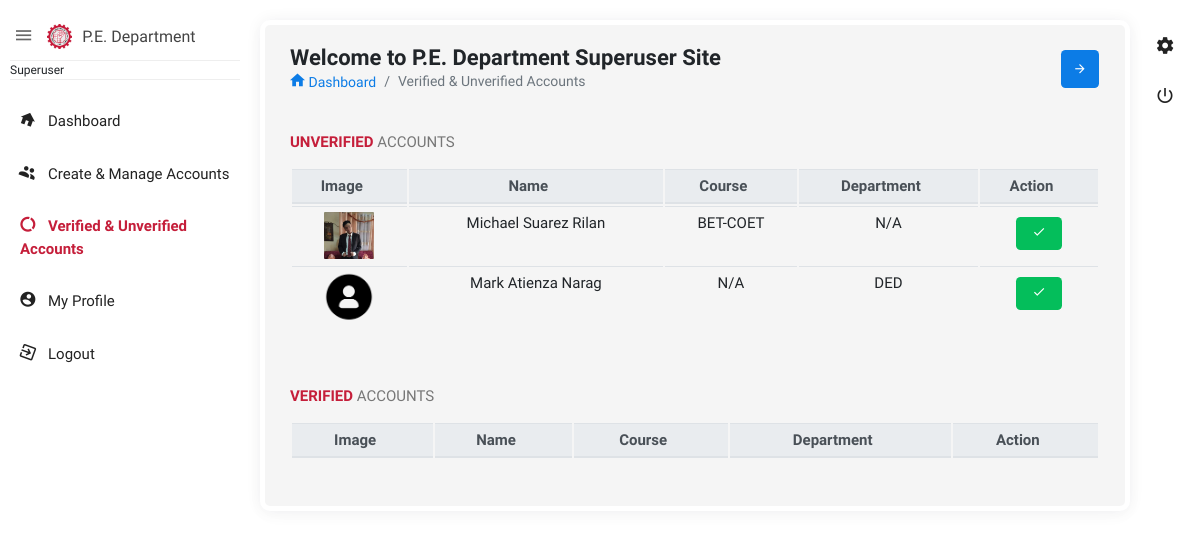
/admin/super_user/_verifyunverify.php, run on the app's committed database.
### tables this page shows
CREATE TABLE `registration` (
  `id` int(11) NOT NULL,
  `firstname` varchar(100) NOT NULL,
  `middlename` varchar(100) NOT NULL,
  `lastname` varchar(100) NOT NULL,
  `email` varchar(100) NOT NULL,
  `contact` varchar(100) NOT NULL,
  `gender` varchar(100) NOT NULL,
  `course` varchar(100) NOT NULL,
  `department` varchar(100) NOT NULL,
  `image` text NOT NULL,
  `password` varchar(100) NOT NULL,
  `qr` text NOT NULL,
  `users` varchar(100) NOT NULL,
  `otp` int(11) NOT NULL,
  `id_no` varchar(20) DEFAULT NULL,
  `qr_path` varchar(300) DEFAULT NULL,
  `status` varchar(100) NOT NULL
);

### admin/super_user/_verifyunverify.php (the view, shortened to what this page needs)
<?php
    include('connection.php');
?>
<!doctype html>
<html class="no-js " lang="en">
<head>
<link rel="stylesheet" href="assets/plugins/bootstrap/css/bootstrap.min.css">
<link rel="stylesheet" href="assets/plugins/fullcalendar/fullcalendar.min.css">
<link rel="stylesheet" href="assets/plugins/bootstrap-select/css/bootstrap-select.css" />
<link href="assets/plugins/bootstrap-material-datetimepicker/css/bootstrap-material-datetimepicker.css" rel="stylesheet" />
<link rel="stylesheet" href="assets/plugins/bootstrap-tagsinput/bootstrap-tagsinput.css">
<link href="assets/plugins/bootstrap-select/css/bootstrap-select.css" rel="stylesheet" />
<link rel="stylesheet" href="assets/plugins/jquery-datatable/dataTables.bootstrap4.min.css">
<link rel="stylesheet" href="assets/css/style.min.css">
<link rel="stylesheet" href="assets/plugins/sweetalert/sweetalert.css"/>
</head>
<body class="theme-blush">
<div class="navbar-right">
    <ul class="navbar-nav">
        <li><a href="javascript:void(0);" class="js-right-sidebar" title="Setting"><i class="zmdi zmdi-settings zmdi-hc-spin"></i></a></li>
        <li><a href="functions.php?logout" class="mega-menu" title="Sign Out"><i class="zmdi zmdi-power"></i></a></li>
    </ul>
</div>
<aside id="leftsidebar" class="sidebar">
    <div class="navbar-brand">
        <button class="btn-menu ls-toggle-btn" type="button"><i class="zmdi zmdi-menu"></i></button>
        <a href="index.php"><img src="assets/images/tuplogo.png" width="25" alt="Aero"><span class="m-l-10">P.E. Department</span></a>
    </div>
    <div class="menu">
        <ul class="list">
            <li>
                <div class="user-info">
                    <small>Superuser</small>
                </div>
            </li>
            <li><a href="index.php"><i class="zmdi zmdi-home"></i><span>Dashboard</span></a></li>
            <li><a href="_createmanage.php"><i class="zmdi zmdi-accounts"></i><span>Create & Manage Accounts</span></a></li>
            <li class="active open"><a href="_verifyunverify.php"><i class="zmdi zmdi-chart-donut"></i><span>Verified & Unverified Accounts</span></a></li>
            <li><a href="_profile.php"><i class="zmdi zmdi-account-circle"></i><span>My Profile</span></a></li>
            <li><a href="functions.php?logout"><i class="zmdi zmdi-sign-in"></i><span>Logout</span></a></li>
        </ul>
    </div>
</aside>
<section class="content">
    <div class="body_scroll">
        <div class="block-header">
            <div class="row">
                <div class="col-lg-7 col-md-6 col-sm-12">
                    <h2>Welcome to P.E. Department Superuser Site</h2>
                    <ul class="breadcrumb">
                        <li class="breadcrumb-item"><a href="index.php"><i class="zmdi zmdi-home"></i> Dashboard</a></li>
                        <li class="breadcrumb-item active">Verified & Unverified Accounts</li>
                    </ul>
                </div>
                <div class="col-lg-5 col-md-6 col-sm-12">
                    <button class="btn btn-primary btn-icon float-right right_icon_toggle_btn" type="button"><i class="zmdi zmdi-arrow-right"></i></button>
                </div>
            </div>
        </div>
        <div class="container-fluid">
            <div class="row clearfix">
                <div class="col-sm-12 col-md-12 col-lg-12">
                    <div class="card">
                        <div class="header">
                            <h2><strong>Unverified</strong> Accounts</h2>
                        </div>
                        <div class="table-responsive" style="text-align: center;">
                            <table class="table table-hover js-basic-example dataTable table-sm " id="table1">
                                <thead class="thead-light">
                                    <tr>
                                        <th>Image</th>
                                        <th>Name</th>
                                        <th>Course</th>
                                        <th>Department</th>
                                        <th>Action</th>
                                    </tr>
                                </thead>
                                <tbody>
                                    <?php
                                        $query = "SELECT * FROM registration WHERE status='UNVERIFIED'";
                                        $result = mysqli_query($conn, $query);
                                        while ($row = mysqli_fetch_array($result)) {
                                    ?>
                                    <tr>
                                        <td><img src="../../<?php echo $row['image'] ?>" width="50px" alt=""></td>
                                        <td><?php echo $row['firstname'] ?> <?php echo $row['middlename'] ?> <?php echo $row['lastname'] ?></td>
                                        <td><?php echo $row['course'] ?></td>
                                        <td><?php echo $row['department'] ?></td>
                                        <td>
                                            <button class="btn btn-success" data-toggle="modal" data-target="#delete<?php echo $row['id'] ?>"><i class="zmdi zmdi-check"></i>  </button>
                                        </td>
                                    </tr>
                                    <?php } ?>
                                </tbody>
                            </table>
                        </div>
                    </div>
                    <div class="card">
                        <div class="header">
                            <h2><strong>Verified</strong> Accounts</h2>
                        </div>
                        <div class="table-responsive" style="text-align: center;">
                            <table class="table table-hover js-basic-example dataTable table-sm " id="table1">
                                <thead class="thead-light">
                                    <tr>
                                        <th>Image</th>
                                        <th>Name</th>
                                        <th>Course</th>
                                        <th>Department</th>
                                        <th>Action</th>
                                    </tr>
                                </thead>
                            </table>
                        </div>
                    </div>
                </div>
            </div>
        </div>
    </div>
</section>
</body>
</html>

### data on the page
registration: image (picture), firstname "Michael", middlename "Suarez", lastname "Rilan", course "BET-COET", department "N/A"
registration: image (picture), firstname "Mark", middlename "Atienza", lastname "Narag", course "N/A", department "DED"
